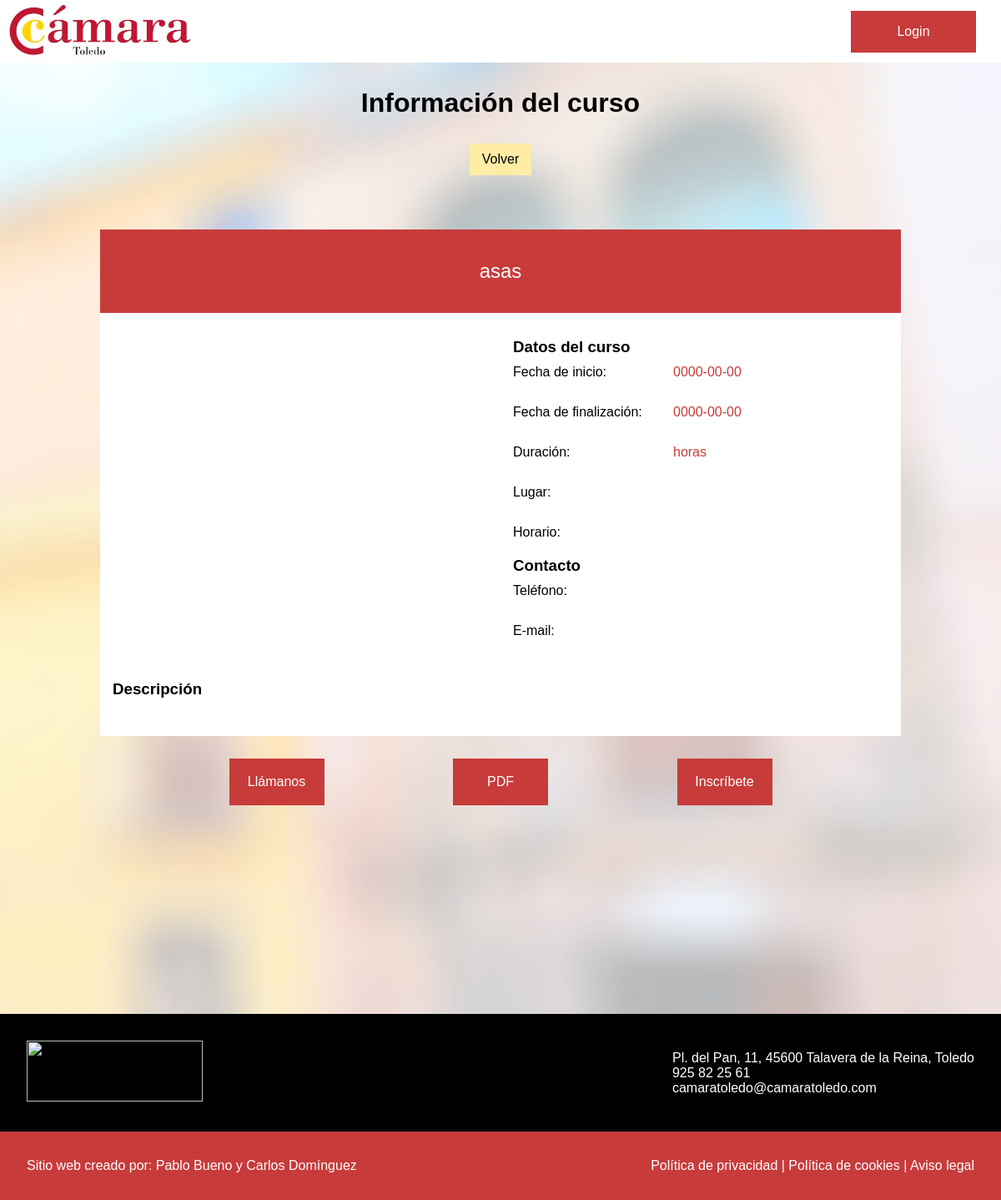
The page /courses/info/20 on the database its author committed.
### tables this page shows
CREATE TABLE `courses` (
  `id` int(10) UNSIGNED NOT NULL,
  `name` varchar(255) NOT NULL,
  `start_date` date DEFAULT NULL,
  `end_date` date DEFAULT NULL,
  `duration` int(4) DEFAULT NULL,
  `place` varchar(255) DEFAULT NULL,
  `schedule` varchar(255) DEFAULT NULL,
  `contact_email` varchar(255) DEFAULT NULL,
  `contact_telephone` varchar(255) DEFAULT NULL,
  `description` text DEFAULT NULL,
  `web_link` varchar(255) DEFAULT NULL,
  `pdf_link` varchar(255) DEFAULT NULL,
  `image_link` varchar(255) DEFAULT NULL,
  `status` varchar(20) DEFAULT NULL
);

### libs/View.php (called while the page is built, shortened)
<?php
class View {
    function render($page) {
        require Config::PATH_BASE . "/views/" . $page . "_view.php";
    }
}

### controllers/CoursesController.php (called while the page is built, shortened)
<?php
class CoursesController {
    function __construct() {
        $this->model = new CoursesModel();
    }
    function info(int $id) {
        $view = new View();
        $course = $this->model->getCourse($id);
        $view->course = $course;
        $view->urlReturn = Config::URL_BASE;
        $view->urlCourseInfo = Config::URL_BASE . "courses/info/" . $id;
        $view->render('info');
    }
}

### libs/Autoload.php (called while the page is built, shortened)
<?php
class Autoload {
    public static function init() {
        spl_autoload_register(function ($nombre_clase) {
            $files = [
                "controller" => './controllers/' . $nombre_clase . '.php',
                "libs" => './libs/' . $nombre_clase . '.php',
                "models" => './models/' . $nombre_clase . '.php',
                "router" => './router/' . $nombre_clase . '.php',
                "entities" => './entities/' . $nombre_clase . '.php'
            ];
            foreach ($files as $file) {
                if (file_exists($file)) {
                    $existe = true;
                }
            }
        });
    }
}

### models/CoursesModel.php (called while the page is built, shortened)
<?php
class CoursesModel {
    function __construct() {
        $this->cnx = new MySqlDB;
    }
    function getCourse($id) {
        $sql = "SELECT * FROM courses WHERE id=?";
        $prod = $this->cnx->query($sql, [$id]);
        return !empty($prod) ? new Course($prod[0]) : null;
    }
}

### libs/MySqlDB.php (called while the page is built, shortened)
<?php
class MySqlDB {
    function __construct() {
        try {
            $conexion = new PDO(self::DNS, self::USUARIO, self::PASS);
            $conexion->setAttribute(PDO::ATTR_ERRMODE, PDO::ERRMODE_EXCEPTION);
            $this->db = $conexion;
        } catch (PDOException $e) {
            throw new MySqlDBException($e->getMessage());
        }
    }
    function __destruct() {
        $this->db = null;
    }
    function query(string $sql, array $params = []) {
        $ok = false;
        try {
            $pre = $this->db->prepare($sql);
            $ok = $pre->execute($params);
            return $pre->fetchAll(PDO::FETCH_ASSOC);
        } catch (PDOException $e) {
            throw new MySqlDBException($e->getMessage());
        } catch (Exception $e) {
            throw new MySqlDBException($e->getMessage());
        }
        return $ok;
    }
}

### entities/Course.php (called while the page is built, shortened)
<?php
class Course {
	protected $name;
	protected $start_date;
	protected $end_date;
	function __construct(array $data) {
		$this->name = $data["name"];
		if (isset($data["start_date"]))
			$this->start_date = $data["start_date"];
		if (isset($data["end_date"]))
			$this->end_date = $data["end_date"];
	}
	public function getName(){
		return $this->name;
	}
	public function getStart_date(){
		return $this->start_date;
	}
	public function getEnd_date(){
		return $this->end_date;
	}
}

### views/course_info.php (the view, shortened to what this page needs)
<div class="infoCurso">
    <div class="nombre"><?= $this->course->getName() ?? '' ?></div>
    <div class="infoPrincipal">
        <div class="imagen"><img src="<?=Config::PATH_IMG.$this->course->getImage_link()?>" alt=""></div>
        <div class="infoBasica">
            <h3>Datos del curso</h3>
            <p class="datoIzq"><div class="dato"> Fecha de inicio:</p> <p class="datoDer"><?= $this->course->getStart_date() ?? '' ?></p></div>
            <p class="datoIzq"><div class="dato"> Fecha de finalización:</p> <p class="datoDer"><?= $this->course->getEnd_date() ?? '' ?></p></div>
            <p class="datoIzq"><div class="dato"> Duración:</p> <p class="datoDer"><?= $this->course->getDuration() ?? '' ?> horas</p></div>
            <p class="datoIzq"><div class="dato"> Lugar:</p> <p class="datoDer"><?= $this->course->getPlace() ?? '' ?> </p></div>
            <p class="datoIzq"><div class="dato"> Horario:</p> <p class="datoDer"><?= $this->course->getSchedule() ?? '' ?> </p></div>
            <h3>Contacto</h3>
            <p class="datoIzq"><div class="dato"> Teléfono:</p> <p class="datoDer"><?= $this->course->getContact_telephone() ?? '' ?> </p></div>
            <p class="datoIzq"><div class="dato"> E-mail:</p> <p class="datoDer"><?= $this->course->getContact_email() ?? '' ?> </p></div>
    <div class="description">
        <h3>Descripción</h3>
        <div><p><?= $this->course->getDescription() ?? ''?></p></div>
    </div>

### content/styles/style.css (style rules this page uses)
* { margin: 0px; padding: 0px; font-family: Helvetica, sans-serif; }
.dato { width: 60%; }
.infoCurso { width: 80%; background-color:rgb(255, 255, 255); margin-top: 50px; margin-bottom: 30px; }
.infoCurso .nombre { width: 100%; height: 100px; display: flex; justify-content: center; align-items: center; font-size: 1.5em; background-color: rgba(199, 59, 59); color: white; text-align: center; }
.infoPrincipal { width: 100%; display: flex; }
.infoCurso .imagen { width: 50%; height: 100%; }
.infoCurso .infoBasica { width: 40%; display: flex; align-items: flex-start; flex-direction: column; margin-left: 15px; margin-top: 30px; }
.infoCurso .dato { margin-top: 10px; margin-bottom: 20px; width: 100%; display: flex; justify-content: space-between; align-items: center; }
.infoCurso .dato .datoDer { width: 50%; color: rgba(199, 59, 59); }
.infoCurso .description { width: 90%; display: flex; align-items: flex-start; flex-direction: column; margin-left: 15px; margin-top: 30px; margin-bottom: 30px; }

### rows shown on the page
courses: name "asas", start_date "0000-00-00", end_date "0000-00-00"
